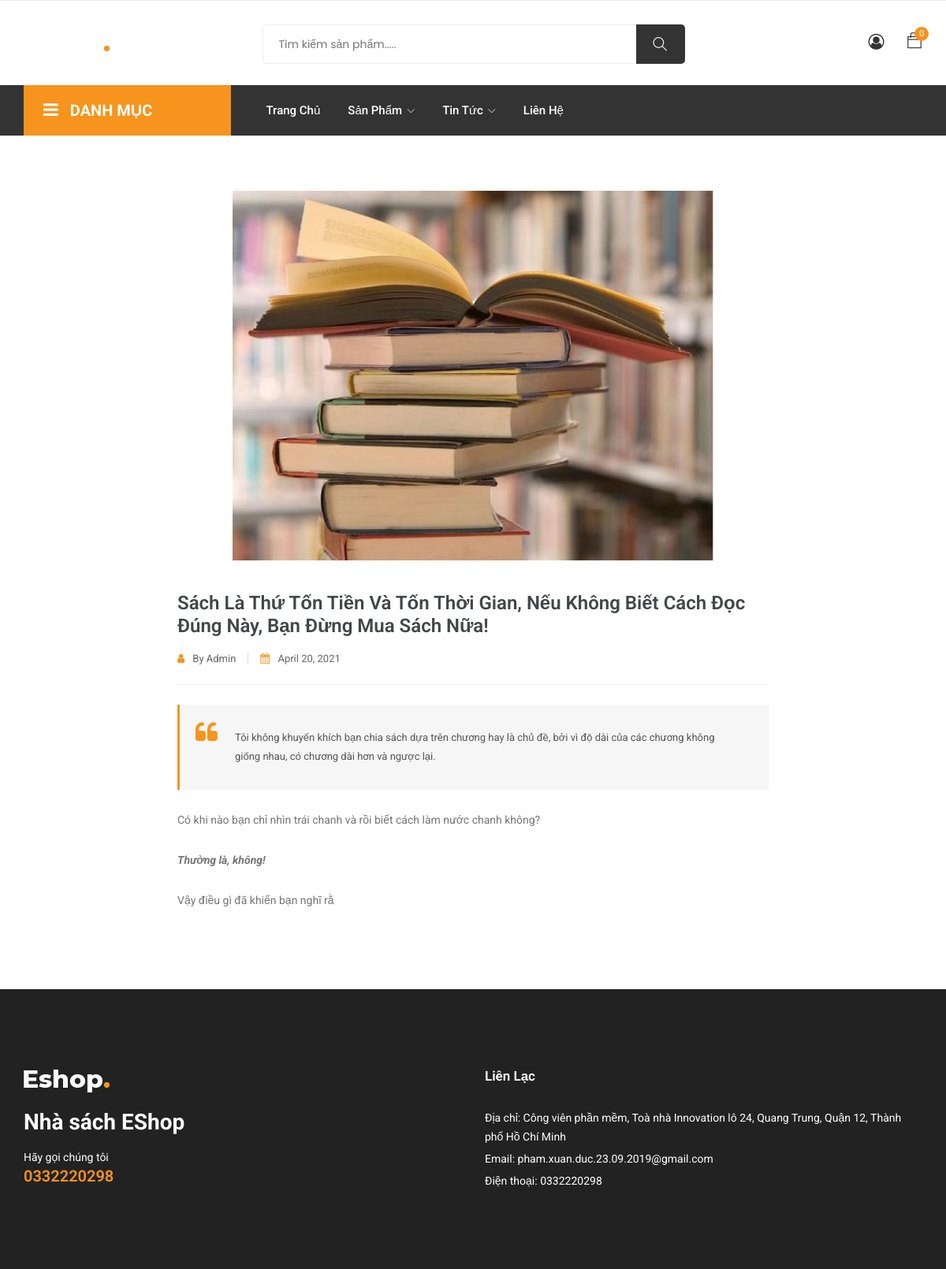
The page /?action=postId-25 on the database its author committed.
### tables this page shows
CREATE TABLE `setting` (
  `id` int(9) NOT NULL,
  `name` varchar(255) NOT NULL,
  `logo` varchar(255) NOT NULL,
  `address` varchar(255) NOT NULL,
  `email` varchar(255) NOT NULL,
  `phone` varchar(255) NOT NULL,
  `social` varchar(255) NOT NULL,
  `created_at` datetime NOT NULL,
  `updated_at` datetime NOT NULL
);

CREATE TABLE `post` (
  `id` int(9) NOT NULL,
  `title` varchar(255) NOT NULL,
  `image` varchar(255) NOT NULL,
  `description` varchar(255) NOT NULL,
  `content` text NOT NULL,
  `status` int(1) NOT NULL,
  `id_PostCategory` int(9) NOT NULL,
  `created_at` datetime NOT NULL,
  `updated_at` datetime NOT NULL
);

### views/BlogView.php (called while the page is built, shortened)
<?php
class BlogView
{
    public function detail($post,$settingItem)
    {
        require_once("templates/blogDetail.php");
    }
}

### controllers/HomeController.php (called while the page is built, shortened)
<?php
class HomeController
{
    public function blogDetail($id)
    {
        require_once('views/BlogView.php');
        $postModel = new PostModel();
        $post = $postModel->getPostByid($id);;
        $postItem = $postModel->getPostByCategoryId($id);
        $settingModel = new SettingModel();
        $settingItem = $settingModel->getAllSetting();
        $postView = new BlogView();
        $postView->detail($post,$settingItem,$postItem);
    }
}

### models/SettingModel.php (called while the page is built, shortened)
<?php
class SettingModel
{
    public function getAllSetting()
    {
        $conn = mysqli_connect('localhost', 'root', '', 'qlbansach');
        mysqli_set_charset($conn, "utf8");
        $result = $conn->query("SELECT * FROM setting");
        $settings = array();
        if ($result->num_rows > 0) {
            while ($setting = mysqli_fetch_assoc($result)) {
                $settings[] = $setting;
            };
        }
        return $settings;
    }
}

### models/PostModel.php (called while the page is built, shortened)
<?php
class PostModel
{
    public function getPostByid($id)
    {
        $conn = mysqli_connect('localhost', 'root', '', 'qlbansach');
        mysqli_set_charset($conn, "utf8");
        $result = $conn->query(
            "SELECT *
            FROM post
            WHERE id = '$id'
            "
        );
        $post = mysqli_fetch_assoc($result);
        return $post;
    }
}
?>

### templates/blogDetail.php (the view, shortened to what this page needs)
<?php include_once('layouts/header.php');
?>
<section class="blog-single section">
    <div class="container">
        <div class="row">
            <div class="col-8 col-lg-8 mx-auto">
                <div class="image">
                    <img src="templates\images\blogs\<?= $post['image'] ?>" alt="#">
                </div>
                <div class="blog-detail">
                    <h2 class="blog-title"><?= $post['title'] ?></h2>
                    <div class="blog-meta">
                        <span class="author"><a href="#"><i class="fa fa-user"></i>By Admin</a><a href="#"><i
                                    class="fa fa-calendar"></i>April 20, 2021</a>
                    </div>
                    <div class="content">
                        <blockquote> <i class="fa fa-quote-left"></i> <?= $post['content'] ?>
                        </blockquote>
                        <p><?= $post['description'] ?></p>
                    </div>
                </div>
            </div>
        </div>
    </div>
</section>
<?php include_once('layouts/footer.php'); ?>

### templates/layouts/header.php (shortened to what this page needs)
<!DOCTYPE html>
<html lang="zxx">
<head>
    <link rel="stylesheet" href="templates/css/bootstrap.css">
    <link rel="stylesheet" href="templates/css/magnific-popup.min.css">
    <link rel="stylesheet" href="templates/css/font-awesome.css">
    <link rel="stylesheet" href="templates/css/jquery.fancybox.min.css">
    <link rel="stylesheet" href="templates/css/themify-icons.css">
    <link rel="stylesheet" href="templates/css/niceselect.css">
    <link rel="stylesheet" href="templates/css/animate.css">
    <link rel="stylesheet" href="templates/css/flex-slider.min.css">
    <link rel="stylesheet" href="templates/css/owl-carousel.css">
    <link rel="stylesheet" href="templates/css/slicknav.min.css">
    <link rel="stylesheet" href="templates/css/reset.css">
    <link rel="stylesheet" href="templates/css/style.css">
    <link rel="stylesheet" href="templates/css/responsive.css">
</head>
<body class="js">
    <header class="header shop">
        <div class="middle-inner">
            <div class="container">
                <div class="row">
                    <div class="col-lg-2 col-md-2 col-12">
                        <?php foreach ($settingItem as $item) : ?>
                        <div class="logo">
                            <a href="?action=home"><img style="width:110px; height: 32px"
                                    src="templates/admin/images/logo/<?= $item['logo'] ?>"></a>
                        </div>
                        <?php endforeach; ?>
                    </div>
                    <div class="col-lg-8 col-md-7 col-12">
                        <div class="search-bar-top">
                            <div class="search-bar">
                                <form action="?action=search" method="GET">
                                    <input name="search" placeholder="Tìm kiếm sản phẩm....." type="search">
                                    <button class="btnn" type="submit"><i class="ti-search"></i></button>
                                </form>
                            </div>
                        </div>
                    </div>
                    <div class="col-lg-2 col-md-3 col-12">
                        <div class="right-bar">
                            <div class="sinlge-bar">
                                <a href="?action=login" class="single-icon"><i class="fa fa-user-circle-o"
                                        aria-hidden="true"></i></a>
                            </div>
                            <div class="sinlge-bar shopping">
                                <a href="?action=cart" class="single-icon"><i class="ti-bag"></i>
                                    <span class="total-count">
                                        <?php
                                        if (isset($_SESSION['cart'])) {
                                            $number = $_SESSION['cart'];
                                            echo count($number);
                                        } else {
                                            echo 0;
                                        }
                                        ?>
                                    </span>
                                </a>
                            </div>
                        </div>
                    </div>
                </div>
            </div>
        </div>
        <div class="header-inner">
            <div class="container">
                <div class="cat-nav-head">
                    <div class="row">
                        <div class="col-lg-3">
                            <div class="all-category">
                                <h3 class="cat-heading"><i class="fa fa-bars" aria-hidden="true"></i>DANH MỤC
                                </h3>
                            </div>
                        </div>
                        <div class="col-lg-9 col-12">
                            <div class="menu-area">
                                <nav class="navbar navbar-expand-lg">
                                    <div class="navbar-collapse">
                                        <div class="nav-inner">
                                            <ul class="nav main-menu menu navbar-nav">
                                                <li><a href="?action=home">Trang chủ</a></li>
                                                <li><a href="?action=products">Sản phẩm<i class="ti-angle-down"></i></a>
                                                </li>
                                                <li><a href="?action=blogs">Tin tức<i class="ti-angle-down"></i></a>
                                                </li>
                                                <li><a href="?action=contact">Liên hệ</a></li>
                                            </ul>
                                        </div>
                                    </div>
                                </nav>
                            </div>
                        </div>
                    </div>
                </div>
            </div>
        </div>
    </header>

### templates/layouts/footer.php (shortened to what this page needs)
<footer class="footer">
    <div class="footer-top section">
        <div class="container">
            <div class="row">
                <?php foreach ($settingItem as $item) : ?>
                <div class="col-lg-6 col-md-6 col-12">
                    <div class="single-footer about">
                        <div class="logo">
                            <a href="?action=home"><img style="width:110px; height: 32px"
                                    src="templates/admin/images/logo/<?= $item['logo'] ?>" alt="logo"></a>
                        </div>
                        <h3 style="color: #fff;"><?= $item['name'] ?></h3>
                        <p class="call">Hãy gọi chúng tôi<span><a
                                    href="tel:<?= $item['phone'] ?>"><?= $item['phone'] ?></a></span></p>
                    </div>
                </div>
                <div class="col-lg-6 col-md-6 col-12">
                    <div class="single-footer social">
                        <h4>Liên Lạc</h4>
                        <div class="contact">
                            <ul>
                                <li>Địa chỉ: <?= $item['address'] ?></li>
                                <li>Email: <?= $item['email'] ?></li>
                                <li>Điện thoại: <?= $item['phone'] ?></li>
                            </ul>
                        </div>
                    </div>
                </div>
                <?php endforeach; ?>
            </div>
        </div>
    </div>
    </body>
    </html>

### rows shown on the page
setting: logo (picture), name "Nhà sách EShop", phone "0332220298", address "Công viên phần mềm, Toà nhà Innovation lô 24, Quang Trung, Quận 12, Thành phố Hồ Chí Minh", email "pham.xuan.duc.23.09.2019@gmail.com"
post: image (picture), title "Sách Là Thứ Tốn Tiền Và Tốn Thời Gian, Nếu Không Biết Cách Đọc Đúng Này, Bạn Đừng Mua Sách Nữa!", content "Tôi không khuyến khích bạn chia sách dựa trên chương hay là chủ đề, bởi vì độ dài của các chương không giống nhau, có chương dài hơn và ngược lại.", description "Có khi nào bạn chỉ nhìn trái chanh và rồi biết cách làm nước chanh không? Thường là, không! Vậy điều gì đã khiến bạn nghĩ rằ"
